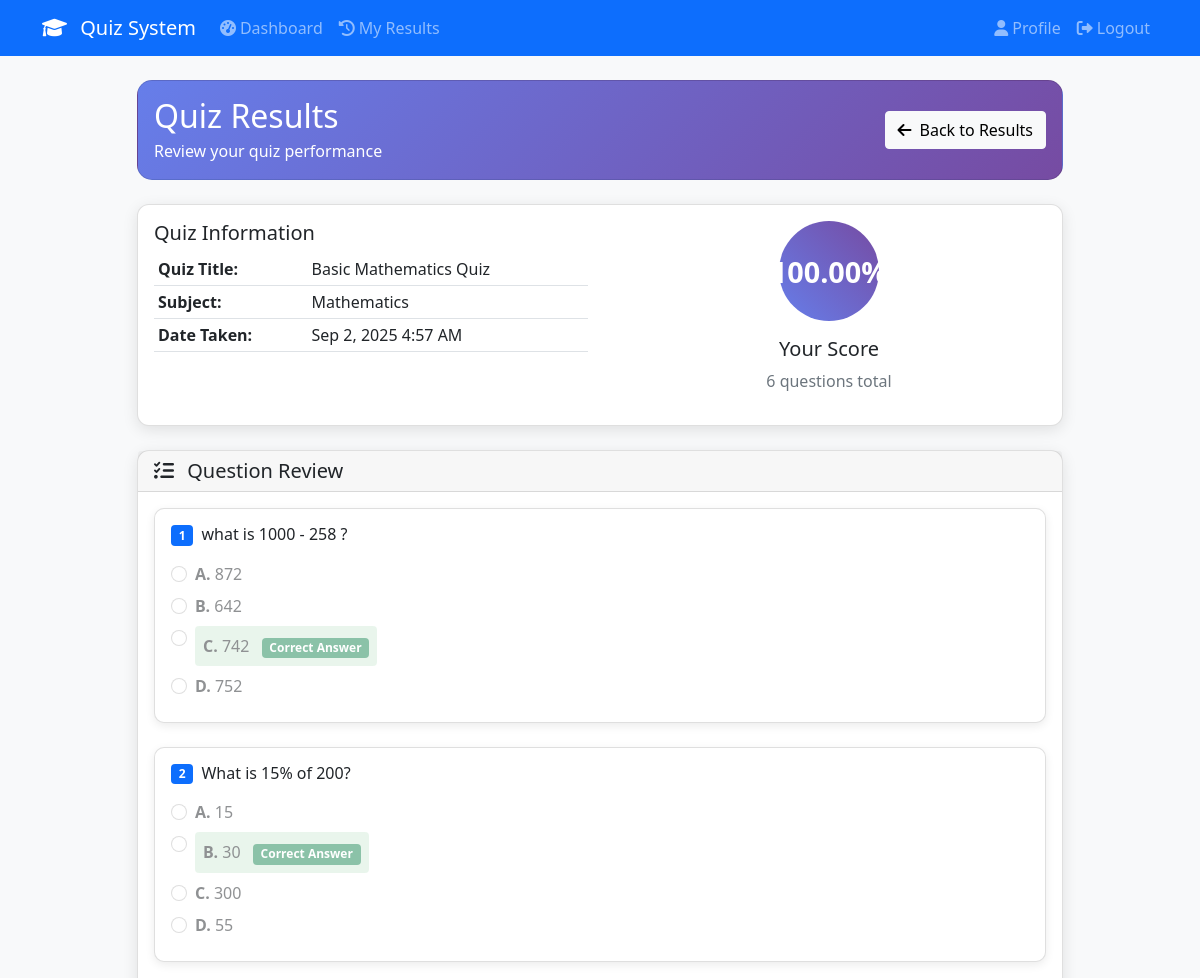
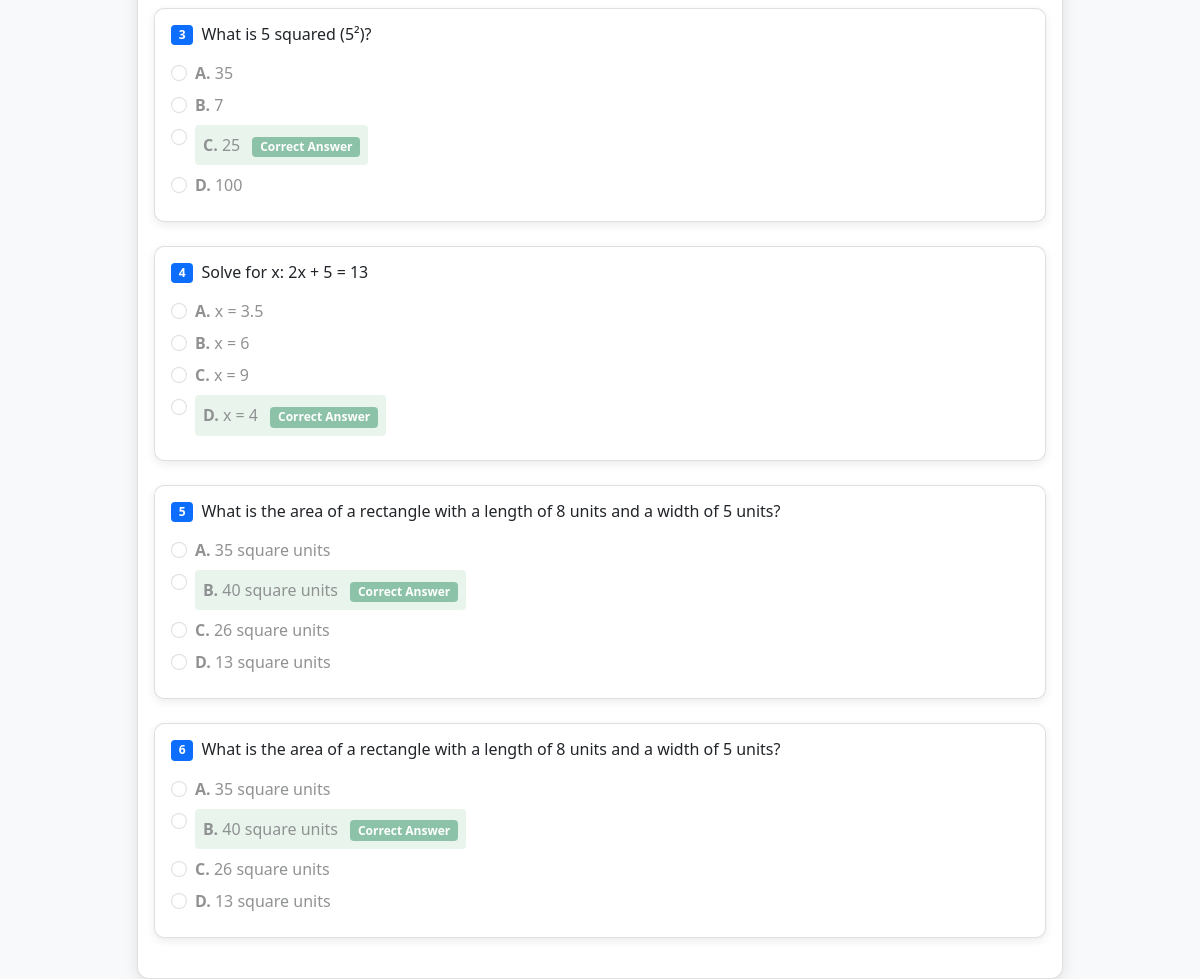
Screenshot of /quiz-result.php?attempt_id=36 (signed in) with the database file from the repository (2 pictures, top to bottom).
### tables this page shows
CREATE TABLE IF NOT EXISTS `quiz_attempts` (
  `id` int NOT NULL AUTO_INCREMENT,
  `user_id` int NOT NULL,
  `quiz_id` int NOT NULL,
  `score` decimal(5,2) NOT NULL,
  `total_questions` int NOT NULL,
  `correct_answers` int NOT NULL DEFAULT '0',
  `time_taken` int DEFAULT NULL,
  `answers` json NOT NULL,
  `start_time` timestamp NULL DEFAULT NULL,
  `end_time` timestamp NULL DEFAULT NULL,
  `created_at` timestamp NULL DEFAULT CURRENT_TIMESTAMP,
  PRIMARY KEY (`id`),
  KEY `idx_quiz_attempts_user` (`user_id`),
  KEY `idx_quiz_attempts_quiz` (`quiz_id`),
  KEY `idx_quiz_attempts_score` (`score`)
);

CREATE TABLE IF NOT EXISTS `quizzes` (
  `id` int NOT NULL AUTO_INCREMENT,
  `title` varchar(200) NOT NULL,
  `description` text,
  `subject_id` int NOT NULL,
  `time_limit` int DEFAULT '30',
  `max_attempts` int DEFAULT '0',
  `passing_score` int DEFAULT '60',
  `shuffle_questions` tinyint(1) DEFAULT '1',
  `show_results_immediately` tinyint(1) DEFAULT '1',
  `status` enum('active','inactive','draft') DEFAULT 'draft',
  `created_at` timestamp NULL DEFAULT CURRENT_TIMESTAMP,
  `updated_at` timestamp NULL DEFAULT CURRENT_TIMESTAMP ON UPDATE CURRENT_TIMESTAMP,
  PRIMARY KEY (`id`),
  KEY `idx_quizzes_subject` (`subject_id`),
  KEY `idx_quizzes_status` (`status`)
);

CREATE TABLE IF NOT EXISTS `subjects` (
  `id` int NOT NULL AUTO_INCREMENT,
  `name` varchar(100) NOT NULL,
  `description` text,
  `image` varchar(255) DEFAULT NULL,
  `status` enum('active','inactive') DEFAULT 'active',
  `created_at` timestamp NULL DEFAULT CURRENT_TIMESTAMP,
  `updated_at` timestamp NULL DEFAULT CURRENT_TIMESTAMP ON UPDATE CURRENT_TIMESTAMP,
  PRIMARY KEY (`id`)
);

CREATE TABLE IF NOT EXISTS `questions` (
  `id` int NOT NULL AUTO_INCREMENT,
  `quiz_id` int NOT NULL,
  `question_text` text NOT NULL,
  `question_type` enum('multiple_choice','true_false') NOT NULL DEFAULT 'multiple_choice',
  `option_a` varchar(255) DEFAULT NULL,
  `option_b` varchar(255) DEFAULT NULL,
  `option_c` varchar(255) DEFAULT NULL,
  `option_d` varchar(255) DEFAULT NULL,
  `correct_answer` varchar(10) NOT NULL,
  `explanation` text,
  `points` int NOT NULL DEFAULT '1',
  `created_at` timestamp NULL DEFAULT CURRENT_TIMESTAMP,
  PRIMARY KEY (`id`),
  KEY `quiz_id` (`quiz_id`)
);

### quiz-result.php (the view, shortened to what this page needs)
<?php
require_once 'config.php';
$attempt_id = $_GET['attempt_id'];
try {
    $stmt = $pdo->prepare("
        SELECT qa.*, q.title as quiz_title, q.description as quiz_description,
               s.name as subject_name, u.username, u.email
        FROM quiz_attempts qa
        JOIN quizzes q ON qa.quiz_id = q.id
        JOIN subjects s ON q.subject_id = s.id
        JOIN users u ON qa.user_id = u.id
        WHERE qa.id = ? AND qa.user_id = ?
    ");
    $stmt->execute([$attempt_id, $_SESSION['user_id']]);
    $attempt = $stmt->fetch();
    $stmt = $pdo->prepare("
        SELECT q.*, ua.answer as user_answer
        FROM questions q
        LEFT JOIN user_answers ua ON q.id = ua.question_id AND ua.attempt_id = ?
        WHERE q.quiz_id = ?
        ORDER BY q.id
    ");
    $stmt->execute([$attempt_id, $attempt['quiz_id']]);
    $questions = $stmt->fetchAll();
    $total_questions = count($questions);
} catch (PDOException $e) {
    die('Database error: ' . $e->getMessage());
}
?>
<!DOCTYPE html>
<html lang="en">
<head>
    <link href="https://cdnjs.cloudflare.com/ajax/libs/bootstrap/5.1.3/css/bootstrap.min.css" rel="stylesheet">
    <link href="https://cdnjs.cloudflare.com/ajax/libs/font-awesome/6.0.0/css/all.min.css" rel="stylesheet">
</head>
<body>
    <?php include 'navbar.php'; ?>
    <div class="container mt-4">
        <div class="row justify-content-center">
            <div class="col-lg-10">
                <div class="card header-card mb-4">
                    <div class="card-body">
                        <div class="d-flex justify-content-between align-items-center">
                            <div>
                                <h2 class="mb-1">Quiz Results</h2>
                                <p class="mb-0">Review your quiz performance</p>
                            </div>
                            <a href="results.php" class="btn btn-light">
                                <i class="fas fa-arrow-left me-2"></i>Back to Results
                            </a>
                        </div>
                    </div>
                </div>
                <div class="card stats-card mb-4">
                    <div class="card-body">
                        <div class="row">
                            <div class="col-md-6">
                                <h5>Quiz Information</h5>
                                <table class="table table-sm">
                                    <tr>
                                        <th>Quiz Title:</th>
                                        <td><?php echo htmlspecialchars($attempt['quiz_title']); ?></td>
                                    </tr>
                                    <tr>
                                        <th>Subject:</th>
                                        <td><?php echo htmlspecialchars($attempt['subject_name']); ?></td>
                                    </tr>
                                    <tr>
                                        <th>Date Taken:</th>
                                        <td><?php echo date('M j, Y g:i A', strtotime($attempt['created_at'])); ?></td>
                                    </tr>
                                </table>
                            </div>
                            <div class="col-md-6 text-center">
                                <div class="score-circle mx-auto mb-3">
                                    <?php echo $attempt['score']; ?>%
                                </div>
                                <h5>Your Score</h5>
                                <p class="text-muted"><?php echo $total_questions; ?> questions total</p>
                            </div>
                        </div>
                    </div>
                </div>
                <div class="card stats-card">
                    <div class="card-header">
                        <h5 class="mb-0">
                            <i class="fas fa-list-check me-2"></i>
                            Question Review
                        </h5>
                    </div>
                    <div class="card-body">
                        <?php if (empty($questions)): ?>
                            <div class="text-center py-4">
                                <i class="fas fa-question-circle fa-3x text-muted mb-3"></i>
                                <p class="text-muted">No questions found for this quiz attempt.</p>
                            </div>
                        <?php else: ?>
                            <?php foreach ($questions as $index => $question): ?>
                                <div class="question-card card mb-4">
                                    <div class="card-body">
                                        <div class="d-flex align-items-start mb-3">
                                            <span class="badge bg-primary me-2">
                                                <?php echo $index + 1; ?>
                                            </span>
                                            <h6 class="mb-0 flex-grow-1">
                                                <?php echo htmlspecialchars($question['question_text']); ?>
                                            </h6>
                                        </div>
                                        <?php if ($question['question_type'] == 'multiple_choice'): ?>
                                            <div class="options mt-3">
                                                <?php
                                                $options = [
                                                    'A' => $question['option_a'] ?? '',
                                                    'B' => $question['option_b'] ?? '',
                                                    'C' => $question['option_c'] ?? '',
                                                    'D' => $question['option_d'] ?? ''
                                                ];
                                                $correct_option = strtoupper(trim($question['correct_answer']));
                                                ?>
                                                <?php foreach ($options as $letter => $option_text): ?>
                                                    <?php if (!empty(trim($option_text))): ?>
                                                        <div class="form-check mb-2">
                                                            <input class="form-check-input" type="radio" disabled>
                                                            <label class="form-check-label <?php echo ($correct_option == $letter) ? 'correct-option p-2 rounded' : ''; ?>">
                                                                <strong><?php echo $letter; ?>.</strong>
                                                                <?php echo htmlspecialchars($option_text); ?>
                                                                <?php if ($correct_option == $letter): ?>
                                                                    <span class="badge bg-success ms-2">Correct Answer</span>
                                                                <?php endif; ?>
                                                            </label>
                                                        </div>
                                                    <?php endif; ?>
                                                <?php endforeach; ?>
                                            </div>
                                        <?php endif; ?>
                                    </div>
                                </div>
                            <?php endforeach; ?>
                        <?php endif; ?>
                    </div>
                </div>
            </div>
        </div>
    </div>
</body>
</html>

### quiz-result.php (style rules this page uses)
body { background-color: #f8f9fa; font-family: 'Segoe UI', Tahoma, Geneva, Verdana, sans-serif; }
.header-card { background: linear-gradient(135deg, #667eea 0%, #764ba2 100%); color: white; border-radius: 15px; }
.stats-card { border-radius: 12px; box-shadow: 0 4px 15px rgba(0,0,0,0.1); }
.question-card { border-radius: 10px; margin-bottom: 20px; box-shadow: 0 3px 10px rgba(0,0,0,0.08); }
.score-circle { width: 100px; height: 100px; border-radius: 50%; display: flex; align-items: center; justify-content: center; font-size: 1.8rem; font-weight: bold; background: linear-gradient(45deg, #667eea, #764ba2); color: white; }
.correct-option { background-color: #d4edda !important; border-color: #28a745 !important; }

### rows the page displays
quiz_attempts: quizzes.title "Basic Mathematics Quiz", subjects.name "Mathematics", created_at "Sep 2, 2025 4:57 AM", score "100.00"
questions: question_text "what is 1000 - 258 ?", letter "A", option_a "872", letter "B", option_b "642", letter "C", option_c "742", correct_answer "Correct Answer", letter "D", option_d "752"
questions: question_text "What is 15% of 200?", letter "A", option_a "15", letter "B", option_b "30", correct_answer "Correct Answer", letter "C", option_c "300", letter "D", option_d "55"
questions: question_text "What is 5 squared (5²)?", letter "A", option_text "35", letter "B", option_text "7", letter "C", option_text "25", correct_answer "Correct Answer", letter "D", option_text "100"
questions: question_text "Solve for x: 2x + 5 = 13", letter "A", option_a "x = 3.5", letter "B", option_b "x = 6", letter "C", option_c "x = 9", letter "D", option_d "x = 4", correct_answer "Correct Answer"
questions: question_text "What is the area of a rectangle with a length of 8 units and a width of 5 units?", letter "A", option_a "35 square units", letter "B", option_b "40 square units", correct_answer "Correct Answer", letter "C", option_c "26 square units", letter "D", option_d "13 square units"

### other values shown
SITE_NAME "Quiz System"
$total_questions "6"
